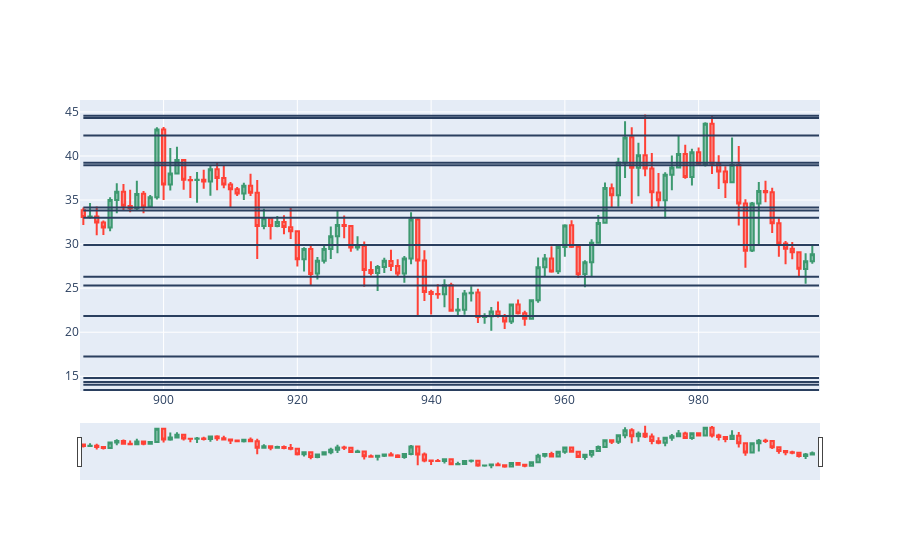

Write notebook code for a chart like this one.
### Code cell
s = 888 #0
e = 998 #200
dfpl = df[s:e]
import plotly.graph_objects as go
from datetime import datetime
import matplotlib.pyplot as plt

fig = go.Figure(data=[go.Candlestick(x=dfpl.index,
                open=dfpl['Open'],
                high=dfpl['High'],
                low=dfpl['Low'],
                close=dfpl['Close'])])

c=0
while (1):
    if(c>len(sr)-1 ):#or sr[c][0]>e
        break
    fig.add_shape(type='line', x0=s, y0=sr[c][1],
                  x1=e,
                  y1=sr[c][1]
                  )#x0=sr[c][0]-5 x1=sr[c][0]+5
    c+=1
fig.show()
